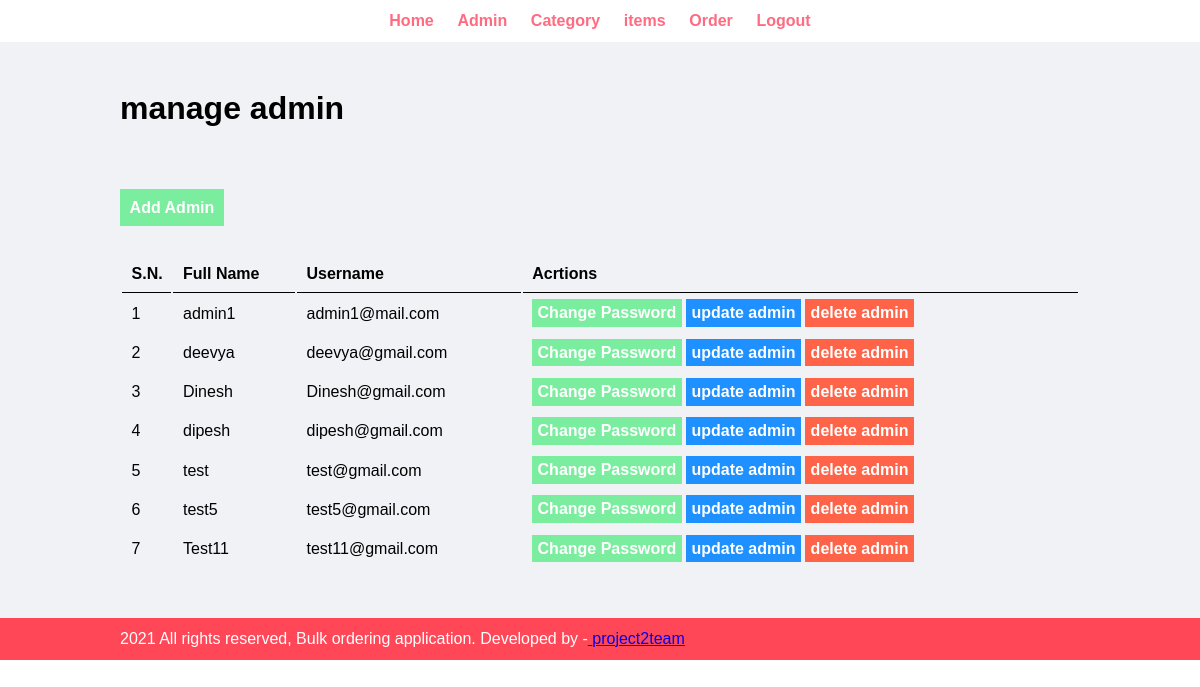
The page /daun_anmol/admin/admin.php (signed in) on the database its author committed.
### tables this page shows
CREATE TABLE `member` (
  `memberID` int(10) NOT NULL,
  `full_name` varchar(50) NOT NULL,
  `role` varchar(150) DEFAULT NULL,
  `username` varchar(150) NOT NULL,
  `password` varchar(300) NOT NULL,
  `contact` varchar(50) DEFAULT NULL
);

### daun_anmol/admin/admin.php (the view, shortened to what this page needs)
<?php include('partials/header.php') ?>
 <div class="main-content">
    <div class="wrapper">
        <h1>manage admin</h1>
        <br /><br />
        <br><br>
        <a href="add-admin.php" class="btn-primary">Add Admin</a>
        <br /><br /><br />
        <table class="tbl-full">
            <tr>
                <th>S.N.</th>
                <th>Full Name</th>
                <th>Username</th>
                <th>Acrtions</th>
</tr>
            <?php
            $sql = "SELECT * FROM member";
            $res = mysqli_query($conn, $sql);
             if ($res==TRUE)
             {
                $count= mysqli_num_rows($res);
                $sn=1;
                if ($count>0)
                {
                    while ($rows=mysqli_fetch_assoc($res))
                {
                    $id=$rows['memberID'];
                    $full_name=$rows['full_name'];
                    $username=$rows['username'];
                    ?>
                     <tr>
                        <td><?php echo $sn++; ?></td>
                        <td><?php echo $full_name; ?></td>
                        <td><?php echo $username; ?></td>
                        <td>
                            <a href="<?php echo SITEURL; ?>admin/change-password.php?id=<?php echo $id;?>" class="btn-primary">Change Password</a>
                            <a href="<?php echo SITEURL; ?>admin/update-admin.php?id=<?php echo $id;?>" class="btn-secondary"> update admin</a>
                            <a href="<?php echo SITEURL; ?>admin/delete-admin.php?id=<?php echo $id;?>" class="btn-danger">delete admin</a>
                        </td>
</tr>
                    <?php
                }                }
             }
            ?>
</table>
</div>
</div>
<?php include('partials/footer.php') ?>

### daun_anmol/css/admin.css (style rules this page uses)
* { Margin: 0; padding: 0; font-family: Arial, Helvetica, sans-serif; }
.wrapper { padding: 1%; width: 80%; margin: 0 auto; }
.tbl-full { width: 100%; text-align: left; }
table tr th { border-bottom: 1px solid black; padding: 1%; text-align: left; }
table tr td { padding: 1%; }
.btn-primary { background-color: #7bed9f; padding: 1%; color: white; text-decoration: none; font-weight: bold; }
.btn-secondary { background-color: #1e90ff; padding: 1%; color: white; text-decoration: none; font-weight: bold; }
.btn-danger { background-color: #ff6348; padding: 1%; color: white; text-decoration: none; font-weight: bold; }
.main-content { background-color: #f1f2f6; padding: 3% 0; }

### rows shown on the page
member: full_name "admin1", username "admin1@mail.com"
member: full_name "deevya", username "deevya@gmail.com"
member: full_name "Dinesh", username "Dinesh@gmail.com"
member: full_name "dipesh", username "dipesh@gmail.com"
member: full_name "test", username "test@gmail.com"
member: full_name "test5", username "test5@gmail.com"
member: full_name "Test11", username "test11@gmail.com"
